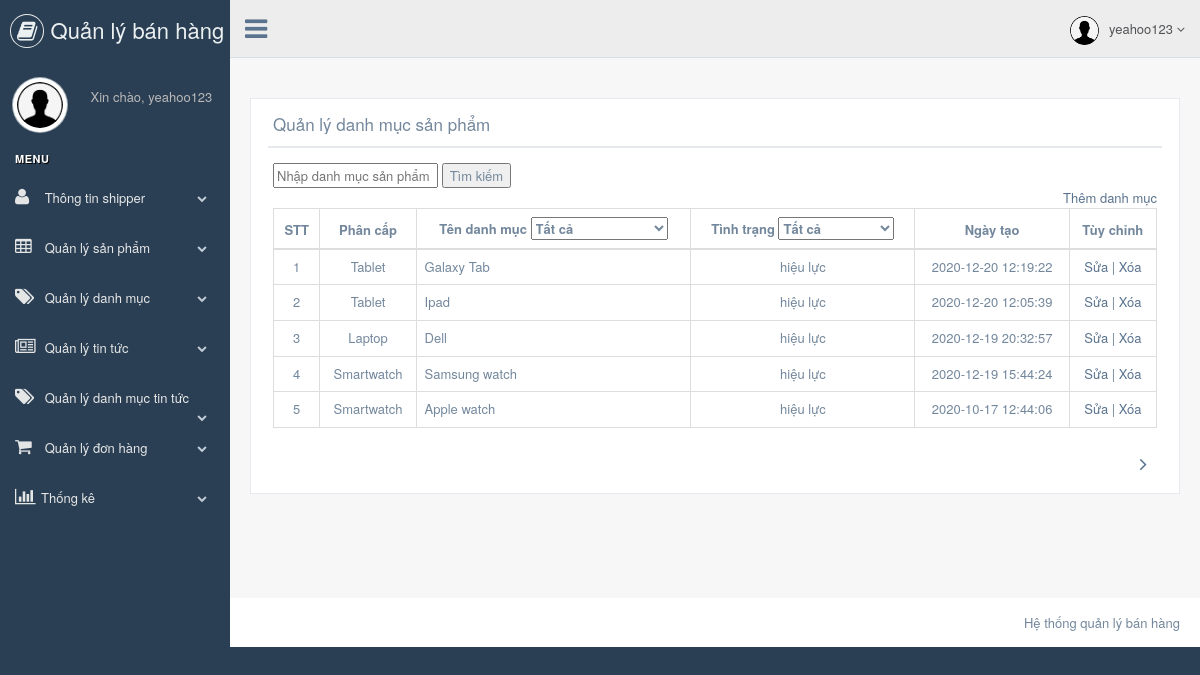
Page /show_category.php (signed in) on the committed database.
### tables this page shows
CREATE TABLE `category` (
  `category_id` int(30) NOT NULL,
  `parent_id` tinyint(1) NOT NULL,
  `category_name` varchar(255) NOT NULL,
  `category_status` tinyint(1) NOT NULL,
  `create_date` datetime NOT NULL
);

### config/database.php (called while the page is built, shortened)
<?php
 class Database{
    private $connection = null;
    public function __construct($dbhost = "localhost", $dbname = "myDataBaseName", $username = "root", $password = ""){
        try{
            $this->connection = new mysqli($dbhost, $username, $password, $dbname);
        }catch(Exception $e){
            throw new Exception($e->getMessage());
        }
    }
    public function Select( $query = "" , $params = [] ){
        try{
            $stmt = $this->executeStatement( $query , $params );
            $result = $stmt->get_result()->fetch_all(MYSQLI_ASSOC);
            return $result;
        }catch(Exception $e){
            throw New Exception( $e->getMessage() );
        }
        return false;
    }
    private function executeStatement( $query = "" , $params = [] ){
        try{
            $stmt = $this->connection->prepare( $query );
            $stmt->execute();
            return $stmt;
        }catch(Exception $e){
            throw New Exception( $e->getMessage() );
        }
    }
} function getMenu($db, $parentid = 0,$p_status=1, $space = "", $trees = array())
    {
		if($p_status>0)
		{
			$where=' AND category_status=1';
		}else
		{
			$where='1=1';
		}
        if(!$trees)
        {
            $trees = array();
        }
        $sql="SELECT * FROM category WHERE 1=1 ".$where." AND parent_id=".$parentid;
        $result = $db->Select($sql);
		foreach($result as $value)
        {
            $trees[$value['category_id']] = array( 'category_id' => $value['category_id'],
                                'category_name'=>$space.$value['category_name'],
                                );
            $trees = getMenu($db,$value['category_id'],$p_status, $space.'&nbsp;--&nbsp;', $trees);
        }
        return $trees;
    }
?>

### config/config.php (called while the page is built, shortened)
<?php
$arrStatus = array("không hiệu lực","hiệu lực");
?>

### show_category.php (the view, shortened to what this page needs)
<?php
    include("config/config.php");
    include("config/database.php");
    $db = new Database(db_host, db_name, db_username, db_password);
    $arrCategory = getMenu($db);
   include("header1.php");
    if(isset($_GET["status"])){
      $status=(int)$_GET["status"];
    }else{
      $status=2;
    }
    if(isset($_GET["parentid"])){
        $parentid=(int)$_GET["parentid"];
    }else{
        $parentid=999;
    }
    if(isset($_GET["page"])){
        $page=(int)$_GET["page"];
    }else{
        $page=1;
    }
    if(isset($_GET["search"])){
        $search=$_GET["search"];
    }else {
        $search="";
    }
    $where="";$where2="";$where3="";
    if($status!=2)
    {
        $where=" AND category_status=".$status;
    }else $where="";
    if($search!="")
    {
        $where2=" AND category_name like '%".$search."%'";
    }else $where2="";
    if($parentid!=999)
    {
        $where3=" AND parent_id=".$parentid;
    }else $where3="";
    $offset=$page*LIMIT-LIMIT;
    $sql="SELECT * FROM category WHERE parent_id>0 AND 1=1 ".$where.$where2.$where3." ORDER By create_date DESC LIMIT ".$offset.",".LIMIT;
    $result = $db->Select($sql);
?>
        <div class="right_col" role="main">
            <div class="">
                <div class="page-title">
                    <div class="title_right">
                        <div class="col-md-5 col-sm-5 col-xs-12 form-group pull-right top_search">
                        </div>
                    </div>
                </div>
                <div class="clearfix"></div>
                <div class="row" style="min-height:500px">
                    <div class="col-md-12 col-sm-12 col-xs-12">
                        <div class="x_panel">
                            <div class="x_title" style="display: flex; justify-content: space-between">
                                <h2>Quản lý danh mục sản phẩm</h2>
                            </div>
                            <div class="x_content">
                                <form method="GET" name="form" style="width:300px">
                                        <input name="search" type="text"   placeholder="Nhập danh mục sản phẩm">
                                        <input type="submit" name="submit" onclick="getSearch(this.value)" value="Tìm kiếm">
                                </form>
                                <div style="float: right">
                                  <a href="add_category.php">Thêm danh mục</a>
                                </div>
        <table class="table table-bordered table-sm" style="margin-top: 20px">
          <thead>
            <tr>
              <th style="text-align: center;">STT</th>
              <th>Phân cấp
              </th>
              <th>Tên danh mục
              <select name="parent_id" onchange="getParentId(this.value)">
                    <option value="999">Tất cả</option>
                </select></th>
              <th>Tình trạng
              <select name="category_status" onchange="getStatus(this.value)">
                    <option value="2">Tất cả</option>
                    ?></th>
              <th>Ngày tạo</th>
              <th style="text-align: center;">Tùy chỉnh</th>
            </tr>
          </thead>
          <tbody>
            <?php
            if($result){
            foreach($result as $key=>$value){
                $cate= "SELECT category_name from category where category_id=".$value["parent_id"];
                $categoryName = $db->Select($cate);
                $key=$key+$page*LIMIT-LIMIT+1;
                echo '<tr>
                <td style="text-align: center">'.$key.'</td>
                <td style="text-align: center">'.$categoryName[0]["category_name"].'</td>
                <td>'.$value["category_name"].'</td>
                <td style="text-align: center">'.$arrStatus[$value["category_status"]].'</td>
                <td style="text-align: center">'.$value["create_date"].'</td>
                <td style="text-align: center"><a href="'.URL.'category_detail.php?id='.$value["category_id"].'">Sửa</a> | <a href="'.URL.'category_delete.php?id='.$value["category_id"].'&status='.$status.'&parentid='.$parentid.'&search='.$search.'&page='.$page.'">Xóa</a></td>
              </tr>';
            }
          }else{
              echo '<tr><td colspan="11" align="center">Không có dữ liệu</td></tr>';
          }
            ?>
          </tbody>
        </table>
        <?php
                echo "<div style='float: right; display: flex; flex-direction: row-reverse;';>";
                  if($page>0 && $result){
                    echo '<a style="margin:0 10px; font-size: 20px" href="'.URL."show_category.php?status=".$status."&parentid=".$parentid."&search=".$search."&page=".($page+1).'"><i class="fa fa-angle-right"></i></a>';
                }
                echo"</div>"
        ?>
                            </div>
                        </div>
                    </div>
                </div>
            </div>
        </div>
<?php
    include("footer.php")
?>

### header1.php (shortened to what this page needs)
<!DOCTYPE html>
<html lang="en">
<head>
    <link href="css/bootstrap.min.css" rel="stylesheet">
    <link href="css/font-awesome.min.css" rel="stylesheet">
    <link href="css/nprogress.css" rel="stylesheet">
    <link href="css/custom.min.css" rel="stylesheet">
    <link rel="stylesheet" href="//cdnjs.cloudflare.com/ajax/libs/morris.js/0.5.1/morris.css">
</head>
<body class="nav-md">
<div class="container body">
    <div class="main_container">
        <div class="col-md-3 left_col">
            <div class="left_col scroll-view">
                <div class="navbar nav_title" style="border: 0;">
                    <a href="#" class="site_title"><i class="fa fa-book"></i> <span>Quản lý bán hàng</span></a>
                </div>
                <div class="profile clearfix">
                    <div class="profile_pic">
                        <img src="images/img.jpg" alt="..." class="img-circle profile_img">
                    </div>
                    <div class="profile_info">
                        <span>Xin chào,
                            <?php
                                echo $_SESSION["username"];
                            ?>
                        </span>
                    </div>
                    <div class="clearfix"></div>
                </div>
                <br/>
                <div id="sidebar-menu" class="main_menu_side hidden-print main_menu">
                    <div class="menu_section">
                        <h3>Menu</h3>
                        <ul class="nav side-menu">
                            <li><a href="show_shipper.php"><i class="fa fa-user" aria-hidden="true"></i> Thông tin shipper <span class="fa fa-chevron-down"></span></a>
                            </li>
                            <li><a href="show_product.php"><i class="fa fa-table"></i> Quản lý sản phẩm <span class="fa fa-chevron-down"></span></a>
                            </li>
                            <li><a href="show_category.php"><i class="fa fa-tags"></i> Quản lý danh mục <span
                                    class="fa fa-chevron-down"></span></a>
                            </li>
                            <li><a href="show_news.php"><i class="fa fa-newspaper-o" aria-hidden="true"></i> Quản lý tin tức <span
                                    class="fa fa-chevron-down"></span></a>
                            </li>
                            <li><a href="show_newscategory.php"><i class="fa fa-tags"></i> Quản lý danh mục tin tức<span
                                    class="fa fa-chevron-down"></span></a>
                            </li>
                            <li><a href="show_order.php"><i class="fa fa-shopping-cart"></i> Quản lý đơn hàng <span
                                    class="fa fa-chevron-down"></span></a>
                            </li>
                            <li><a href="show_statical.php"><i class="fa fa-bar-chart-o"></i>Thống kê<span
                                    class="fa fa-chevron-down"></span></a>
                            </li>
                        </ul>
                    </div>
                </div>
            </div>
        </div>
        <div class="top_nav">
            <div class="nav_menu">
                <nav>
                    <div class="nav toggle">
                        <a id="menu_toggle"><i class="fa fa-bars"></i></a>
                    </div>
                    <ul class="nav navbar-nav navbar-right">
                        <li class="">
                            <a href="javascript:;" class="user-profile dropdown-toggle" data-toggle="dropdown"
                               aria-expanded="false">
                                <img src="images/img.jpg" alt=""><?php
                                echo $_SESSION["username"];
                            ?>
                                <span class=" fa fa-angle-down"></span>
                            </a>
                        </li>
                    </ul>
                </nav>
            </div>
        </div>

### footer.php (shortened to what this page needs)
        <footer>
            <div class="pull-right">
                Hệ thống quản lý bán hàng
            </div>
            <div class="clearfix"></div>
        </footer>
    </div>
</div>
</body>
</html>

### header1.php (style rules this page uses)
th { text-align: center; }

### rows in the picture
category: key "1", category.category_name "Tablet", category_name "Galaxy Tab", category_status "hiệu lực", create_date "2020-12-20 12:19:22"
category: key "2", category.category_name "Tablet", category_name "Ipad", category_status "hiệu lực", create_date "2020-12-20 12:05:39"
category: key "3", category.category_name "Laptop", category_name "Dell", category_status "hiệu lực", create_date "2020-12-19 20:32:57"
category: key "4", category.category_name "Smartwatch", category_name "Samsung watch", category_status "hiệu lực", create_date "2020-12-19 15:44:24"
category: key "5", category.category_name "Smartwatch", category_name "Apple watch", category_status "hiệu lực", create_date "2020-10-17 12:44:06"

### other values in the picture
$_SESSION["username"] "yeahoo123"
